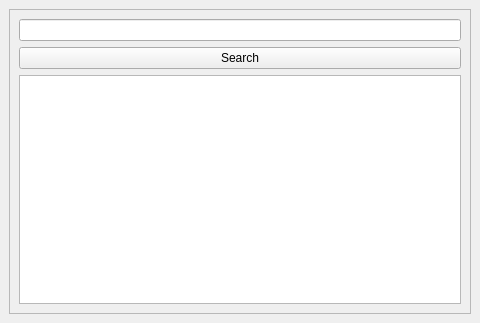
<?xml version="1.0" encoding="UTF-8"?>
<ui version="4.0">
 <class>SearchWindow</class>
 <widget class="QMainWindow" name="SearchWindow">
  <property name="geometry">
   <rect>
    <x>0</x>
    <y>0</y>
    <width>480</width>
    <height>323</height>
   </rect>
  </property>
  <property name="windowTitle">
   <string>Search</string>
  </property>
  <widget class="QWidget" name="centralwidget">
   <layout class="QVBoxLayout" name="verticalLayout_2">
    <item>
     <widget class="QScrollArea" name="scrollArea">
      <property name="widgetResizable">
       <bool>true</bool>
      </property>
      <widget class="QWidget" name="scrollAreaWidgetContents">
       <property name="geometry">
        <rect>
         <x>0</x>
         <y>0</y>
         <width>460</width>
         <height>303</height>
        </rect>
       </property>
       <layout class="QVBoxLayout" name="verticalLayout">
        <item>
         <widget class="QLineEdit" name="txtSearch">
          <property name="text">
           <string/>
          </property>
         </widget>
        </item>
        <item>
         <widget class="QPushButton" name="btnSearch">
          <property name="text">
           <string>Search</string>
          </property>
         </widget>
        </item>
        <item>
         <widget class="QTableView" name="tblResults">
          <attribute name="horizontalHeaderVisible">
           <bool>false</bool>
          </attribute>
          <attribute name="horizontalHeaderStretchLastSection">
           <bool>true</bool>
          </attribute>
          <attribute name="verticalHeaderVisible">
           <bool>false</bool>
          </attribute>
          <attribute name="verticalHeaderMinimumSectionSize">
           <number>30</number>
          </attribute>
          <attribute name="verticalHeaderVisible">
           <bool>false</bool>
          </attribute>
          <attribute name="horizontalHeaderStretchLastSection">
           <bool>true</bool>
          </attribute>
          <attribute name="horizontalHeaderVisible">
           <bool>false</bool>
          </attribute>
          <attribute name="verticalHeaderMinimumSectionSize">
           <number>30</number>
          </attribute>
         </widget>
        </item>
       </layout>
      </widget>
     </widget>
    </item>
   </layout>
  </widget>
 </widget>
 <resources/>
 <connections/>
</ui>
